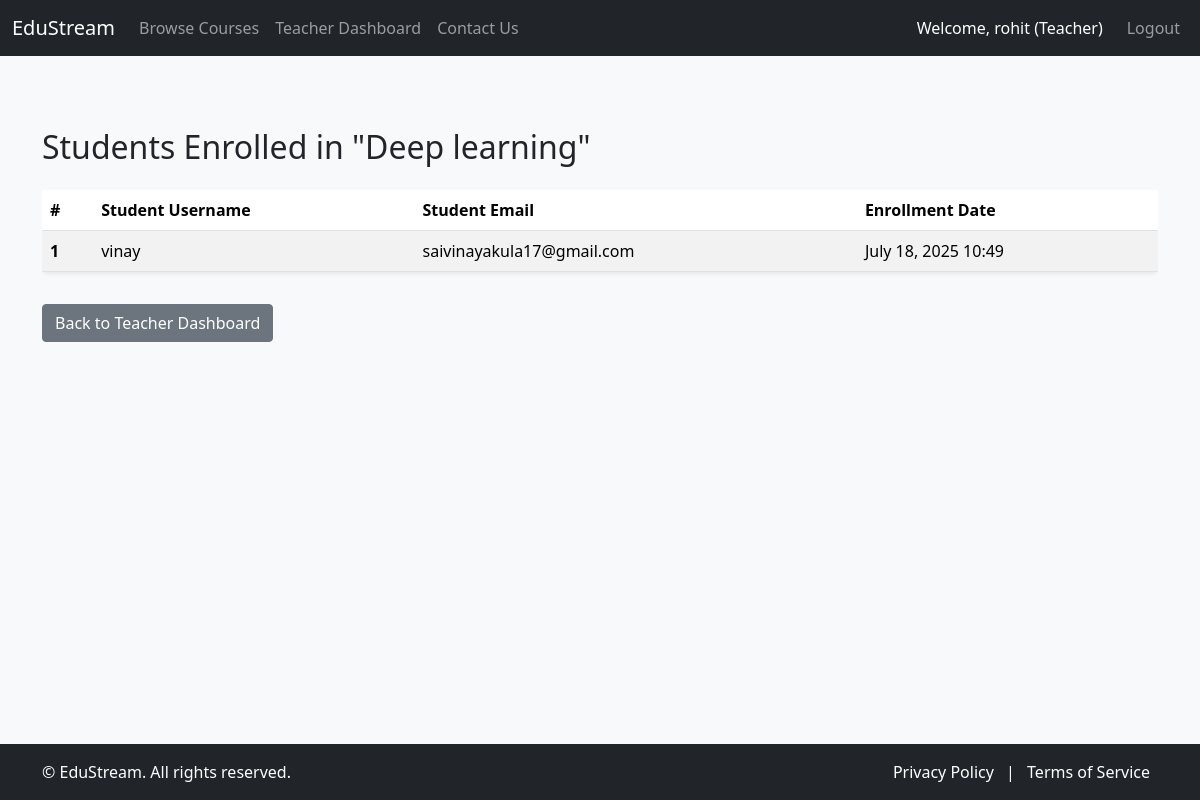
The page /teacher/courses/8/students/ (signed in) on the database its author committed.
### core/models.py (models this page shows, shortened)
class User(AbstractUser):
    USER_TYPE_CHOICES = (
        ('student', 'Student'),
        ('teacher', 'Teacher'),
    )
    user_type = models.CharField(max_length=10, choices=USER_TYPE_CHOICES, default='student')
    email_otp = models.CharField(max_length=6, blank=True, null=True)
    otp_created_at = models.DateTimeField(blank=True, null=True)

class Course(models.Model):
    teacher = models.ForeignKey(User, on_delete=models.CASCADE, related_name='courses_taught', limit_choices_to={'user_type': 'teacher'})
    title = models.CharField(max_length=200)
    description = models.TextField()
    price = models.DecimalField(max_digits=10, decimal_places=2)
    category = models.ForeignKey(Category, on_delete=models.SET_NULL, null=True, blank=True, related_name='courses')
    created_at = models.DateTimeField(auto_now_add=True)
    updated_at = models.DateTimeField(auto_now=True)

class Enrollment(models.Model):
    student = models.ForeignKey(User, on_delete=models.CASCADE, related_name='enrolled_courses', limit_choices_to={'user_type': 'student'})
    course = models.ForeignKey(Course, on_delete=models.CASCADE, related_name='enrollments')
    enrollment_date = models.DateTimeField(auto_now_add=True)
    completed = models.BooleanField(default=False)
    class Meta:
        unique_together = ('student', 'course')

### teacher/views.py (the view)
# urls.py: path('courses/<int:pk>/students/', views.course_students_view, name='course_students_view'),
@login_required
@user_passes_test(is_teacher, login_url='login')
def course_students_view(request, pk):
    course = get_object_or_404(Course, pk=pk, teacher=request.user)
    enrolled_students = Enrollment.objects.filter(course=course).select_related('student').order_by('student__username')
    return render(request, 'teacher/course_students_view.html', {'course': course, 'enrolled_students': enrolled_students})

### teacher/views.py (called while the page is built)
def is_teacher(user):
    return user.is_authenticated and user.user_type == 'teacher'

### templates/teacher/course_students_view.html (shortened to what this page needs)
{% extends 'base.html' %}
{% block content %}
<h2 class="mb-4">Students Enrolled in "{{ course.title }}"</h2>
{% if enrolled_students %}
<div class="table-responsive">
<table class="table table-hover table-striped shadow-sm rounded">
<thead class="bg-primary text-white">
<tr>
<th scope="col">#</th>
<th scope="col">Student Username</th>
<th scope="col">Student Email</th>
<th scope="col">Enrollment Date</th>
</tr>
</thead>
<tbody>
{% for enrollment in enrolled_students %}
<tr>
<th scope="row">{{ forloop.counter }}</th>
<td>{{ enrollment.student.username }}</td>
<td>{{ enrollment.student.email }}</td>
<td>{{ enrollment.enrollment_date|date:"F d, Y H:i" }}</td>
</tr>
{% endfor %}
</tbody>
</table>
</div>
{% else %}
<div class="alert alert-info text-center py-4" role="alert">
<h4 class="alert-heading">No Students Enrolled Yet!</h4>
<p>This course currently has no students enrolled. Share your course to attract learners!</p>
</div>
{% endif %}
<a href="{% url 'teacher_dashboard' %}" class="btn btn-secondary mt-3">Back to Teacher Dashboard</a>
{% endblock %}

### templates/base.html (shortened to what this page needs)
<!DOCTYPE html>
<html lang="en">
<head>
<link href="https://cdn.jsdelivr.net/npm/bootstrap@5.3.3/dist/css/bootstrap.min.css" rel="stylesheet">
<link rel="stylesheet" href="/static/css/style.css">
<link rel="stylesheet" href="https://cdn.jsdelivr.net/npm/bootstrap-icons@1.11.3/font/bootstrap-icons.min.css">
</head>
<body>
<nav class="navbar navbar-expand-lg navbar-dark bg-dark fixed-top">
<div class="container-fluid">
<a class="navbar-brand" href="{% url 'home' %}">EduStream</a>
<div class="collapse navbar-collapse" id="navbarNav">
<ul class="navbar-nav me-auto mb-2 mb-lg-0">
<li class="nav-item">
<a class="nav-link" href="{% url 'course_list' %}">Browse Courses</a>
</li>
{% if user.is_authenticated %}
{% if user.user_type == 'teacher' %}
<li class="nav-item">
<a class="nav-link" href="{% url 'teacher_dashboard' %}">Teacher Dashboard</a>
</li>
{% elif user.user_type == 'student' %}
<li class="nav-item">
<a class="nav-link" href="{% url 'student_dashboard' %}">Student Dashboard</a>
</li>
{% endif %}
{% endif %}
<li class="nav-item">
<a class="nav-link" href="#contact">Contact Us</a>
</li>
</ul>
<ul class="navbar-nav ms-auto">
{% if user.is_authenticated %}
<li class="nav-item">
<span class="nav-link text-white">Welcome, {{ user.username }} ({{ user.user_type|capfirst }})</span>
</li>
<li class="nav-item">
<a class="nav-link btn btn-outline-light ms-2" href="{% url 'logout' %}">Logout</a>
</li>
{% endif %}
</ul>
</div>
</div>
</nav>
<div class="container mt-4 pt-5">
{% block content %}
{% endblock %}
</div>
<footer class="footer py-3 bg-dark text-white mt-auto">
<div class="container">
<div class="row">
<div class="col-md-6 text-center text-md-start">
<span>&copy; {{ "now"|date:"Y" }} EduStream. All rights reserved.</span>
</div>
<div class="col-md-6 text-center text-md-end">
<a href="#privacy" class="text-white text-decoration-none mx-2">Privacy Policy</a>
<span class="text-white">|</span>
<a href="#terms" class="text-white text-decoration-none mx-2">Terms of Service</a>
</div>
</div>
</div>
</footer>
</body>
</html>

### static/css/style.css (style rules this page uses)
body { padding-top:56px;background-color:#f8f9fa;display:flex;flex-direction:column;min-height:100vh; }
.form-control,.form-select,.btn { border-radius:.25rem; }
.container.mt-4.pt-5 { flex-grow:1; }
.footer { padding:1rem;background-color:#343a40;color:#fff; }
.footer .text-white { color:#fff!important; }
.footer .text-decoration-none { text-decoration:none!important; }

### rows shown on the page
User: username "rohit", user_type "Teacher"
Course: title "Deep learning"
Enrollment: student.username "vinay", student.email "saivinayakula17@gmail.com", enrollment_date "July 18, 2025 10:49"
